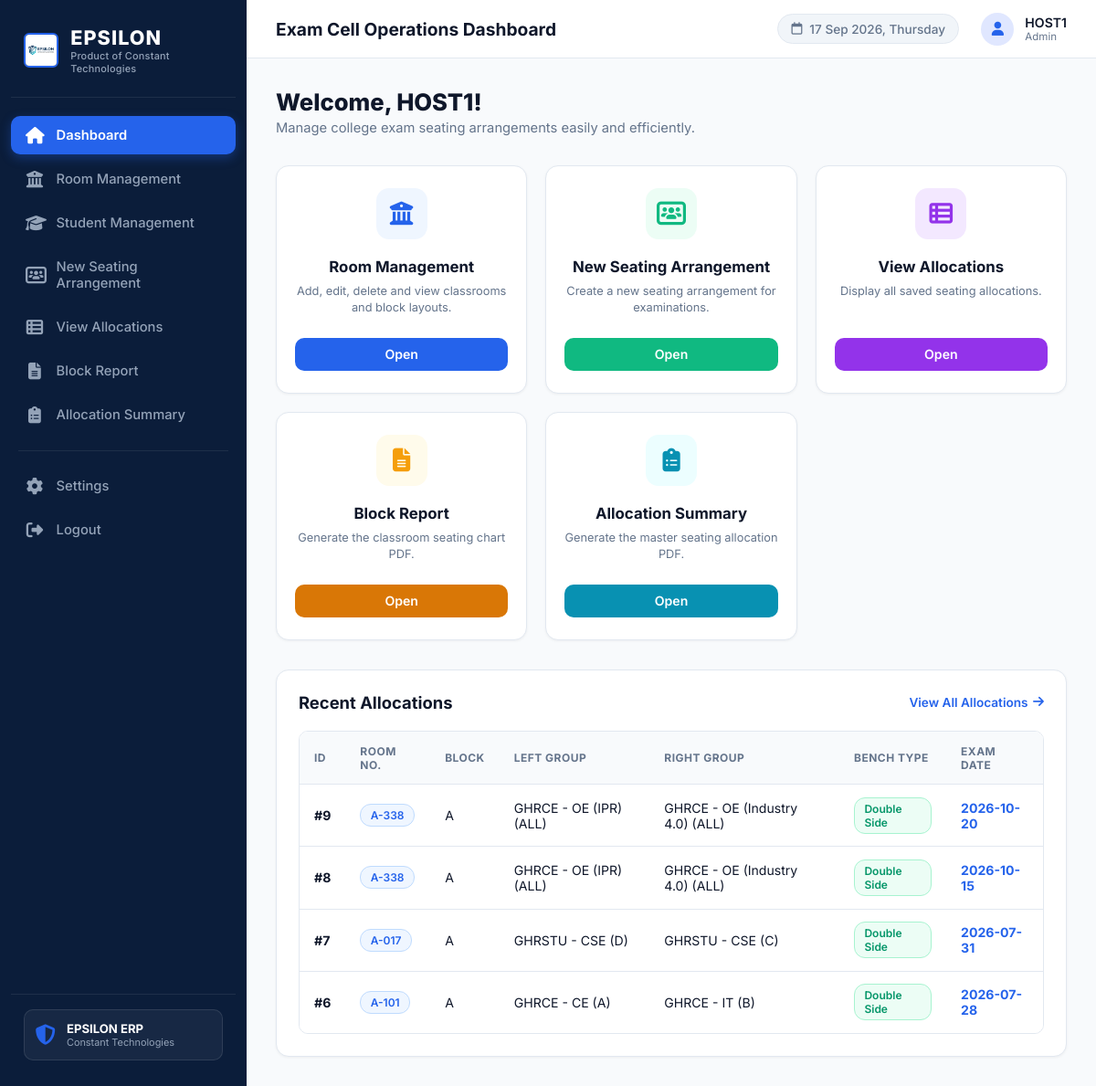
The page /dashboard (signed in) on the database as committed earlier.
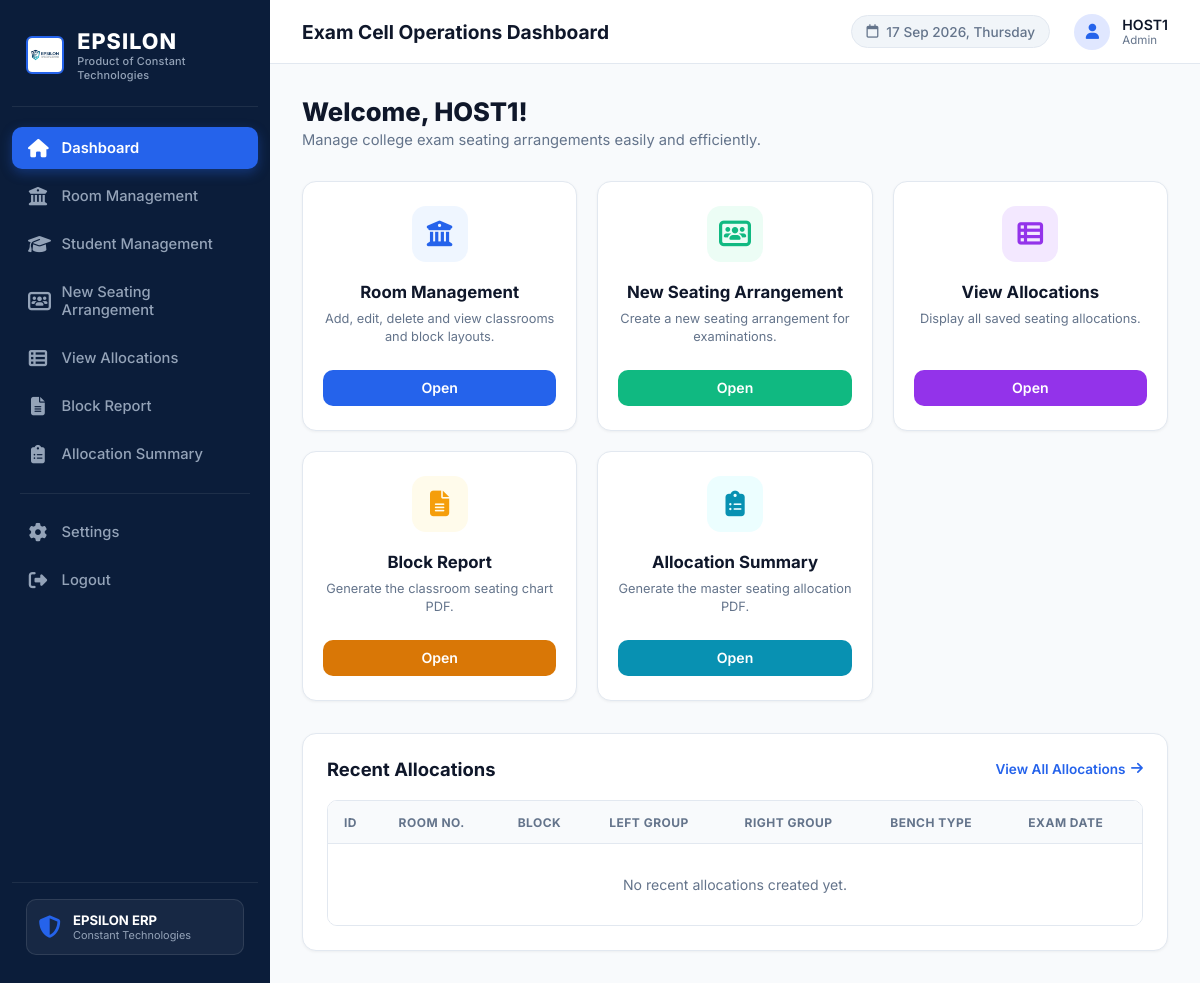
The same page on the database as committed later.
### tables this page shows
CREATE TABLE allocations (
    id                 INTEGER PRIMARY KEY AUTOINCREMENT,
    room_no            TEXT NOT NULL,
    block              TEXT NOT NULL,
    used_capacity      INTEGER NOT NULL,
    rows               INTEGER NOT NULL,
    row_layout         TEXT NOT NULL,
    bench_mode         TEXT NOT NULL DEFAULT 'DOUBLE', -- 'DOUBLE' / 'SINGLE'
    exam_date          TEXT NOT NULL DEFAULT (date('now')), -- Manual Exam Date
    
    -- Left Group
    left_college       TEXT NOT NULL,
    left_program       TEXT,
    left_branch        TEXT NOT NULL,
    left_semester      TEXT NOT NULL,
    left_section       TEXT NOT NULL,
    left_roll_prefix   TEXT DEFAULT '',
    left_roll_from     INTEGER DEFAULT 0,
    left_roll_to       INTEGER DEFAULT 0,
    left_entry_mode    TEXT DEFAULT 'auto', -- 'auto' / 'manual' / 'dataset'
    
    -- Right Group
    right_college      TEXT DEFAULT '',
    right_program      TEXT DEFAULT '',
    right_branch       TEXT DEFAULT '',
    right_semester     TEXT DEFAULT '',
    right_section      TEXT DEFAULT '',
    right_roll_prefix  TEXT DEFAULT '',
    right_roll_from    INTEGER DEFAULT 0,
    right_roll_to      INTEGER DEFAULT 0,
    right_entry_mode   TEXT DEFAULT 'auto', -- 'auto' / 'manual' / 'dataset'
    
    created_at         TEXT NOT NULL DEFAULT (datetime('now', 'localtime'))
, academic_year TEXT NOT NULL DEFAULT '2026-2027', exam_name TEXT NOT NULL DEFAULT 'CAE-I', allocation_type TEXT NOT NULL DEFAULT 'SECTION', left_oe_subject TEXT DEFAULT '', right_oe_subject TEXT DEFAULT '');

### app.py (the view)
@app.route("/dashboard")
@login_required
def dashboard():
    recents = get_recent_allocations(5)
    return render_template("dashboard.html", active_page="dashboard", recent_allocations=recents)

### app.py (called while the page is built)
@app.context_processor
def inject_global_data():
    now = datetime.now()
    date_str = now.strftime("%d %b %Y, %A")
    default_exam_date = (now + timedelta(days=1)).strftime("%Y-%m-%d")
    return dict(current_date=date_str, default_exam_date=default_exam_date)

def login_required(f):
    from functools import wraps
    @wraps(f)
    def decorated_function(*args, **kwargs):
        if "user_id" not in session:
            flash("Please sign in to access the system.", "danger")
            return redirect(url_for("login"))
        return f(*args, **kwargs)
    return decorated_function

### database/db.py (called while the page is built)
def get_db():
    conn = sqlite3.connect(DB_PATH, check_same_thread=False)
    conn.row_factory = sqlite3.Row
    conn.execute("PRAGMA foreign_keys = ON")
    return conn

### modules/allocation_manager.py (called while the page is built)
def get_recent_allocations(limit=5):
    db = get_db()
    allocations = db.execute(
        """SELECT a.id, a.room_no, a.block, a.used_capacity, a.bench_mode, a.exam_date, a.academic_year, a.exam_name, a.allocation_type, a.created_at,
                  a.left_college, a.left_branch, a.left_section, a.left_oe_subject,
                  a.right_college, a.right_branch, a.right_section, a.right_oe_subject
           FROM allocations a
           ORDER BY a.id DESC LIMIT ?""",
        (limit,)
    ).fetchall()
    db.close()
    return [dict(a) for a in allocations]

### templates/dashboard.html (shortened to what this page needs)
{% extends "base.html" %}
{% block page_heading %}Exam Cell Operations Dashboard{% endblock %}
{% block content %}
<div class="dashboard-header-welcome">
  <h1>Welcome, {{ session.get('username', 'HOST1') }}!</h1>
  <p>Manage college exam seating arrangements easily and efficiently.</p>
</div>
<div class="action-cards-grid">
  <div class="action-card">
    <div class="action-icon-wrapper icon-blue">
      <i class="fa-solid fa-building-columns"></i>
    </div>
    <h3>Room Management</h3>
    <p>Add, edit, delete and view classrooms and block layouts.</p>
    <a href="{{ url_for('room_management') }}" class="btn btn-primary btn-open">Open</a>
  </div>
  <div class="action-card">
    <div class="action-icon-wrapper icon-emerald">
      <i class="fa-solid fa-users-rectangle"></i>
    </div>
    <h3>New Seating Arrangement</h3>
    <p>Create a new seating arrangement for examinations.</p>
    <a href="{{ url_for('new_seating') }}" class="btn btn-success btn-open">Open</a>
  </div>
  <div class="action-card">
    <div class="action-icon-wrapper icon-purple">
      <i class="fa-solid fa-table-list"></i>
    </div>
    <h3>View Allocations</h3>
    <p>Display all saved seating allocations.</p>
    <a href="{{ url_for('view_allocations') }}" class="btn btn-primary btn-open" style="background-color: #9333ea;">Open</a>
  </div>
  <div class="action-card">
    <div class="action-icon-wrapper icon-amber">
      <i class="fa-solid fa-file-lines"></i>
    </div>
    <h3>Block Report</h3>
    <p>Generate the classroom seating chart PDF.</p>
    <a href="{{ url_for('block_report') }}" class="btn btn-primary btn-open" style="background-color: #d97706;">Open</a>
  </div>
  <div class="action-card">
    <div class="action-icon-wrapper icon-cyan">
      <i class="fa-solid fa-clipboard-list"></i>
    </div>
    <h3>Allocation Summary</h3>
    <p>Generate the master seating allocation PDF.</p>
    <a href="{{ url_for('allocation_summary') }}" class="btn btn-primary btn-open" style="background-color: #0891b2;">Open</a>
  </div>
</div>
<div class="recent-allocations-card">
  <div class="section-title-bar">
    <h2>Recent Allocations</h2>
    <a href="{{ url_for('view_allocations') }}" class="view-all-link">
      View All Allocations <i class="fa-solid fa-arrow-right"></i>
    </a>
  </div>
  <div class="table-responsive">
    <table class="table">
      <thead>
        <tr>
          <th>ID</th>
          <th>Room No.</th>
          <th>Block</th>
          <th>Left Group</th>
          <th>Right Group</th>
          <th>Bench Type</th>
          <th>Exam Date</th>
        </tr>
      </thead>
      <tbody>
        {% if recent_allocations %}
          {% for alloc in recent_allocations %}
            <tr>
              <td><strong>#{{ alloc.id }}</strong></td>
              <td><span class="badge badge-primary">{{ alloc.room_no }}</span></td>
              <td>{{ alloc.block }}</td>
              <td>{{ alloc.left_college }} - {{ alloc.left_branch }} ({{ alloc.left_section }})</td>
              <td>
                {% if alloc.bench_mode == 'DOUBLE' %}
                  {{ alloc.right_college }} - {{ alloc.right_branch }} ({{ alloc.right_section }})
                {% else %}
                  <span class="badge badge-secondary">None</span>
                {% endif %}
              </td>
              <td>
                {% if alloc.bench_mode == 'DOUBLE' %}
                  <span class="badge badge-success">Double Side</span>
                {% else %}
                  <span class="badge badge-info">Single Side</span>
                {% endif %}
              </td>
              <td><strong style="color: var(--primary);">{{ alloc.exam_date or alloc.created_at }}</strong></td>
            </tr>
          {% endfor %}
        {% else %}
          <tr>
            <td colspan="7" style="text-align: center; color: var(--text-muted); padding: 2rem;">
              No recent allocations created yet.
            </td>
          </tr>
        {% endif %}
      </tbody>
    </table>
  </div>
</div>
{% endblock %}

### templates/base.html (shortened to what this page needs)
<!DOCTYPE html>
<html lang="en">
<head>
  <link rel="stylesheet" href="https://cdnjs.cloudflare.com/ajax/libs/font-awesome/6.4.0/css/all.min.css">
  <link rel="stylesheet" href="{{ url_for('static', filename='css/style.css') }}">
  <link rel="stylesheet" href="{{ url_for('static', filename='css/dashboard.css') }}">
  <link rel="stylesheet" href="{{ url_for('static', filename='css/forms.css') }}">
  <link rel="stylesheet" href="{{ url_for('static', filename='css/tables.css') }}">
</head>
<body>
  <div class="app-container">
    <aside class="sidebar">
      <div>
        <div class="sidebar-header">
          <img src="{{ url_for('static', filename='images/logo.png') }}" alt="EPSILON Logo" class="sidebar-logo" onerror="this.src='https://via.placeholder.com/38/2563eb/ffffff?text=E'">
          <div class="brand-info">
            <span class="brand-title">EPSILON</span>
            <span class="brand-subtitle">Product of Constant Technologies</span>
          </div>
        </div>
        <nav class="nav-menu">
          <a href="{{ url_for('dashboard') }}" class="nav-item {% if active_page == 'dashboard' %}active{% endif %}">
            <i class="fa-solid fa-house"></i>
            <span>Dashboard</span>
          </a>
          <a href="{{ url_for('room_management') }}" class="nav-item {% if active_page == 'room_management' %}active{% endif %}">
            <i class="fa-solid fa-building-columns"></i>
            <span>Room Management</span>
          </a>
          <a href="{{ url_for('student_management') }}" class="nav-item {% if active_page == 'student_management' %}active{% endif %}">
            <i class="fa-solid fa-graduation-cap"></i>
            <span>Student Management</span>
          </a>
          <a href="{{ url_for('new_seating') }}" class="nav-item {% if active_page == 'new_seating' %}active{% endif %}">
            <i class="fa-solid fa-users-rectangle"></i>
            <span>New Seating Arrangement</span>
          </a>
          <a href="{{ url_for('view_allocations') }}" class="nav-item {% if active_page == 'view_allocations' %}active{% endif %}">
            <i class="fa-solid fa-table-list"></i>
            <span>View Allocations</span>
          </a>
          <a href="{{ url_for('block_report') }}" class="nav-item {% if active_page == 'block_report' %}active{% endif %}">
            <i class="fa-solid fa-file-lines"></i>
            <span>Block Report</span>
          </a>
          <a href="{{ url_for('allocation_summary') }}" class="nav-item {% if active_page == 'allocation_summary' %}active{% endif %}">
            <i class="fa-solid fa-clipboard-list"></i>
            <span>Allocation Summary</span>
          </a>
          <div class="nav-divider"></div>
          <a href="{{ url_for('settings') }}" class="nav-item {% if active_page == 'settings' %}active{% endif %}">
            <i class="fa-solid fa-gear"></i>
            <span>Settings</span>
          </a>
          <a href="{{ url_for('logout') }}" class="nav-item">
            <i class="fa-solid fa-right-from-bracket"></i>
            <span>Logout</span>
          </a>
        </nav>
      </div>
      <div class="sidebar-footer">
        <div class="product-badge">
          <i class="fa-solid fa-shield-halved"></i>
          <div class="product-text">
            <strong>EPSILON ERP</strong>
            <span>Constant Technologies</span>
          </div>
        </div>
      </div>
    </aside>
    <div class="main-wrapper">
      <header class="top-header">
        <div class="header-title-area">
          <h2>{% block page_heading %}Dashboard{% endblock %}</h2>
        </div>
        <div class="header-right">
          <div class="date-badge">
            <i class="fa-regular fa-calendar"></i>
            <span id="current_date_display">{{ current_date }}</span>
          </div>
          <div class="user-profile">
            <div class="avatar"><i class="fa-solid fa-user"></i></div>
            <div class="user-info">
              <span class="user-name">{{ session.get('username', 'HOST1') }}</span>
              <span class="user-role">{{ session.get('role', 'Admin') }}</span>
            </div>
          </div>
        </div>
      </header>
      <main class="content-body">
        <div class="page-container">
          {% block content %}{% endblock %}
        </div>
      </main>
    </div>
  </div>
</body>
</html>

### static/css/dashboard.css (style rules this page uses)
.dashboard-header-welcome { margin-bottom: 2rem; }
.dashboard-header-welcome h1 { font-size: 1.6rem; font-weight: 800; color: var(--text-main); }
.dashboard-header-welcome p { color: var(--text-muted); font-size: 0.92rem; margin-top: 0.25rem; }
.action-cards-grid { display: grid; grid-template-columns: repeat(auto-fill, minmax(220px, 1fr)); gap: 1.25rem; margin-bottom: 2rem; }
.action-card { background: #ffffff; border: 1px solid var(--border-color); border-radius: var(--radius-lg); padding: 1.5rem 1.25rem; display: flex; flex-direction: column; align-items: center; text-align: center; box-shadow: var(--shadow-sm); transition: all 0.25s ease; position: relative; }
.action-icon-wrapper { width: 56px; height: 56px; border-radius: 14px; display: flex; align-items: center; justify-content: center; font-size: 1.6rem; margin-bottom: 1.25rem; }
.icon-blue { background-color: #eff6ff; color: #2563eb; }
.icon-emerald { background-color: #ecfdf5; color: #10b981; }
.icon-purple { background-color: #f3e8ff; color: #9333ea; }
.icon-amber { background-color: #fffbeb; color: #f59e0b; }
.icon-cyan { background-color: #ecfeff; color: #0891b2; }
.action-card h3 { font-size: 1.05rem; font-weight: 700; color: var(--text-main); margin-bottom: 0.5rem; }
.action-card p { font-size: 0.8rem; color: var(--text-muted); line-height: 1.4; margin-bottom: 1.5rem; flex: 1; }
.action-card .btn-open { width: 100%; padding: 0.6rem 1rem; font-size: 0.88rem; font-weight: 600; border-radius: var(--radius-md); }
.recent-allocations-card { background: #ffffff; border: 1px solid var(--border-color); border-radius: var(--radius-lg); padding: 1.5rem; box-shadow: var(--shadow-sm); }
.section-title-bar { display: flex; align-items: center; justify-content: space-between; margin-bottom: 1.25rem; }
.section-title-bar h2 { font-size: 1.15rem; font-weight: 700; color: var(--text-main); }
.view-all-link { font-size: 0.85rem; color: var(--primary); font-weight: 600; text-decoration: none; display: inline-flex; align-items: center; gap: 0.35rem; }

### static/css/tables.css (style rules this page uses)
.table-responsive { width: 100%; overflow-x: auto; border-radius: var(--radius-md); border: 1px solid var(--border-color); }
.table { width: 100%; border-collapse: collapse; text-align: left; font-size: 0.88rem; background-color: #ffffff; }
.table th { background-color: #f8fafc; color: var(--text-muted); font-weight: 700; padding: 0.85rem 1rem; border-bottom: 1px solid var(--border-color); text-transform: uppercase; font-size: 0.75rem; letter-spacing: 0.04em; }
.table td { padding: 0.85rem 1rem; border-bottom: 1px solid var(--border-color); color: var(--text-main); vertical-align: middle; }
.table tbody tr:last-child td { border-bottom: none; }

Rows that differ between the two databases and show on the page:
removed allocations: id "9", room_no "A-338", block "A", left_college "GHRCE", left_branch "OE (IPR)", left_section "ALL", right_college "GHRCE", right_branch "OE (Industry 4.0)", right_section "ALL", bench_mode "Double Side", exam_date "2026-10-20"
removed allocations: id "8", room_no "A-338", block "A", left_college "GHRCE", left_branch "OE (IPR)", left_section "ALL", right_college "GHRCE", right_branch "OE (Industry 4.0)", right_section "ALL", bench_mode "Double Side", exam_date "2026-10-15"
removed allocations: id "7", room_no "A-017", block "A", left_college "GHRSTU", left_branch "CSE", left_section "D", right_college "GHRSTU", right_branch "CSE", right_section "C", bench_mode "Double Side", exam_date "2026-07-31"
removed allocations: id "6", room_no "A-101", block "A", left_college "GHRCE", left_branch "CE", left_section "A", right_college "GHRCE", right_branch "IT", right_section "B", bench_mode "Double Side", exam_date "2026-07-28"
Other text that changed with them:
text now shown: "No recent allocations created yet."
